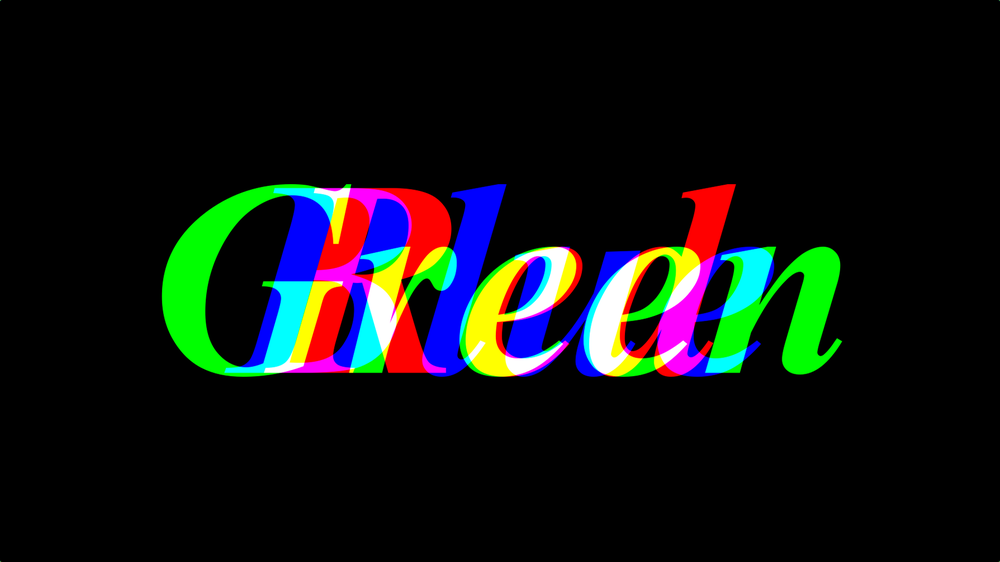
#> input picture test_images/RGB_words_FullHD.png, 1000 x 562 px, shrunk from 1920 x 1080 before the run
$ python main_rgb.py
#> lines starting #> are read from the running program, lines starting #| are printed output that depends on the picture
### python/fs_utils/fs_utils/fs_utils.py
import os

def make_dirs(*dirs):
    for d in dirs:
        os.makedirs(d, exist_ok=True)
        print(f"Checked/created directory: {d}")

### python/image_utils/image_utils/image_utils.py
from PIL import Image
import numpy as np

# [4 lines left out: function read_img_gray_float64, not called in this run]

def read_img_rgb_float64(path: str):
#> called with path = '../../test_images/RGB_words_FullHD.png'
    img = Image.open(path).convert("RGB")
#> img is the input picture: PIL image 1000x562 RGB; mean R, G, B 15.5, 19.4, 17.8
    out = np.array(img, dtype=np.float64) / 255.0  # RGB{Float64} 相当
    return out

# ----------------------------------------
# C の unsigned char キャストと完全同等
# ----------------------------------------
# [17 lines left out: functions save_gray_like_c, save_gray_standard, not called in this run]

# ----------------------------------------------------------
# C の unsigned char キャストと同じ挙動で RGB 保存
# ----------------------------------------------------------
def save_rgb_like_c(R=None, G=None, B=None, path="output.png"):
    # チャンネルリスト
    chans = [c for c in [R, G, B] if c is not None]
    if len(chans) == 0:
        raise ValueError("Specify at least one channel (R, G, B).")

    # サイズ決定（最初のチャンネルに合わせる）
    h, w = chans[0].shape

    # None のチャンネルは 0 埋め
    if R is None: R = np.zeros((h, w), dtype=float)
    if G is None: G = np.zeros((h, w), dtype=float)
    if B is None: B = np.zeros((h, w), dtype=float)

    # Julia: reinterpret.(N0f8, UInt8.(mod.(Int.(trunc(x*255)),256)))
    def to_u8(x):
        v = np.trunc(x * 255).astype(np.int64)   # trunc → Int
        v = np.mod(v, 256).astype(np.uint8)      # mod 256 → UInt8
        return v

    R8 = to_u8(R)
    G8 = to_u8(G)
    B8 = to_u8(B)

    # RGB 画像に結合
    rgb = np.stack([R8, G8, B8], axis=-1)

    Image.fromarray(rgb, mode="RGB").save(path)
    return path

# ----------------------------------------------------------
# Julia の標準的丸め + clamp（RGB）を完全再現
# ----------------------------------------------------------
# [28 lines left out: function save_rgb_standard, not called in this run]

# ------------------------------------------------------------
# FULL Julia-compatible separate_rgb
# ------------------------------------------------------------
def separate_rgb(
    in_path: str,
    out_path: str,
    color: str,
    order: str = "RGB",
    save_type: str = "gray",
    save_mode: str = "standard"
):
    # --------------------------
    # Assertions (same as Julia)
    # --------------------------
    assert color in ("R", "G", "B")
    assert save_type in ("gray", "rgb")
    assert save_mode in ("standard", "like_c")
    assert order in ("RGB", "BGR", "GBR", "GRB", "BRG", "RBG")

    # --------------------------------------------------------
    # Load input image → Float64 normalized RGB
    # --------------------------------------------------------
    img_rgb = read_img_rgb_float64(in_path)   # shape (H, W, 3)

    # Extract base channels in R,G,B order
    base_R = img_rgb[:, :, 0]
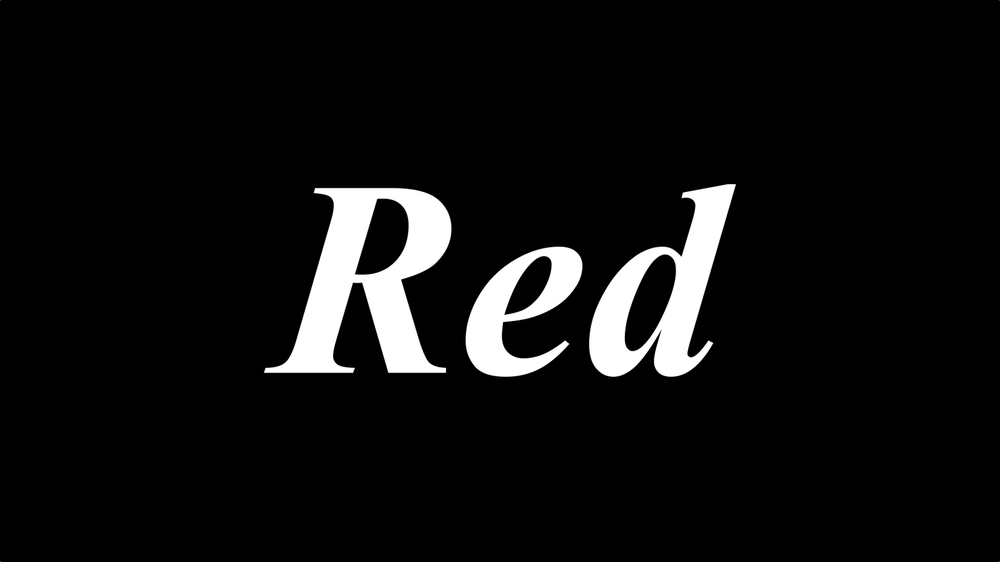
#> base_R: shape (562, 1000) float64; min 0, max 1, mean 0.0609
    base_G = img_rgb[:, :, 1]
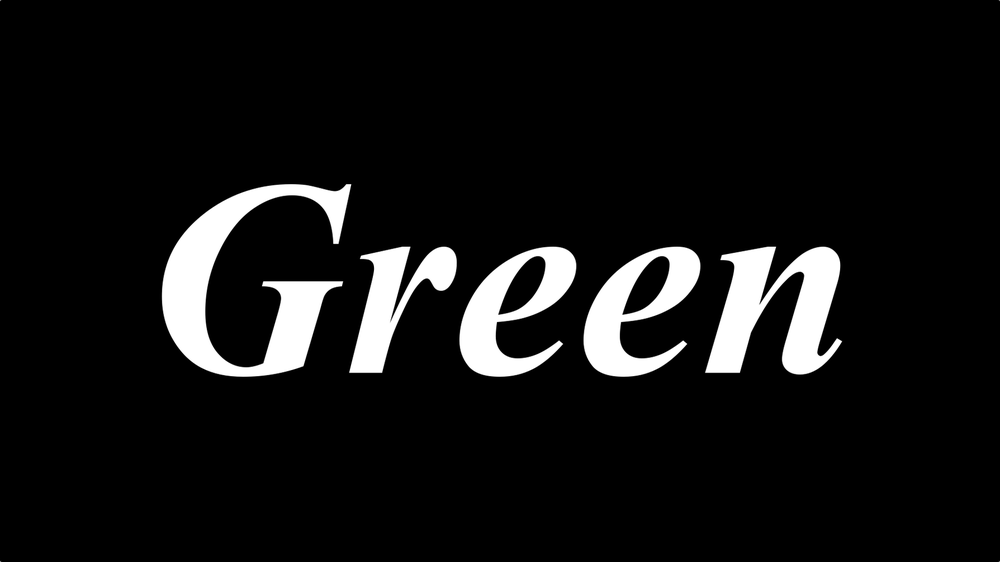
#> base_G: shape (562, 1000) float64; min 0, max 1, mean 0.0761
    base_B = img_rgb[:, :, 2]
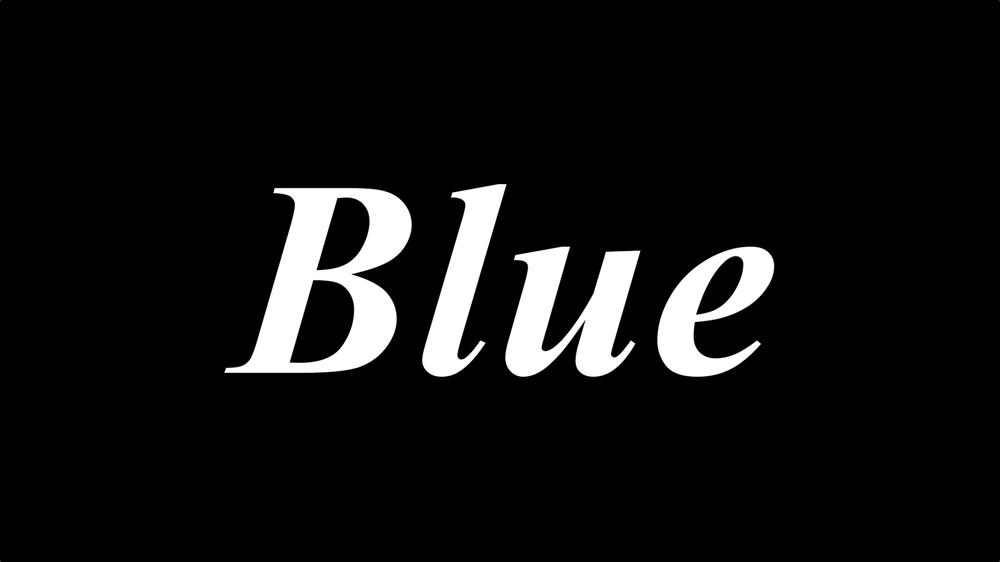
#> base_B: shape (562, 1000) float64; min 0, max 1, mean 0.0698

    # --------------------------------------------------------
    # Channel order mapping (Julia と完全同じ)
    # --------------------------------------------------------
    order_map = {
        "RGB": ["R", "G", "B"],
        "BGR": ["B", "G", "R"],
        "GBR": ["G", "B", "R"],
        "GRB": ["G", "R", "B"],
        "BRG": ["B", "R", "G"],
        "RBG": ["R", "B", "G"]
    }

    img_order = order_map[order]     # 例: :BGR → ["B","G","R"]

    # Base channels dictionary
    orig_channels = {
        "R": base_R,
        "G": base_G,
        "B": base_B
    }

    # Channels after applying the order
    ch1 = orig_channels[img_order[0]]
    ch2 = orig_channels[img_order[1]]
    ch3 = orig_channels[img_order[2]]

    # --------------------------------------------------------
    # Pick requested channel in correct order
    # --------------------------------------------------------
    idx = img_order.index(color)  # 0,1,2

    if idx == 0:
        ch = ch1
    elif idx == 1:
        ch = ch2
    else:
        ch = ch3

    # --------------------------------------------------------
    # Save grayscale
    # --------------------------------------------------------
    if save_type == "gray":
        if save_mode == "standard":
            save_gray_standard(ch, out_path)
        else:
            save_gray_like_c(ch, out_path)

    # --------------------------------------------------------
    # Save pseudo-RGB
    # --------------------------------------------------------
    if save_type == "rgb":
        h, w = base_R.shape
#> h = 562; w = 1000
        tmpR = np.zeros((h, w), dtype=float)
        tmpG = np.zeros((h, w), dtype=float)
        tmpB = np.zeros((h, w), dtype=float)

        if color == "R":
            tmpR = ch
        elif color == "G":
            tmpG = ch
        elif color == "B":
            tmpB = ch

        if save_mode == "standard":
            save_rgb_standard(R=tmpR, G=tmpG, B=tmpB, path=out_path)
        else:
            save_rgb_like_c(R=tmpR, G=tmpG, B=tmpB, path=out_path)
#> in save_rgb_like_c, `chans = [c for c in [R, G, B] if c is not None]`: chans = 3 items
#> in to_u8, `v = np.trunc(x * 255).astype(np.int64)`:
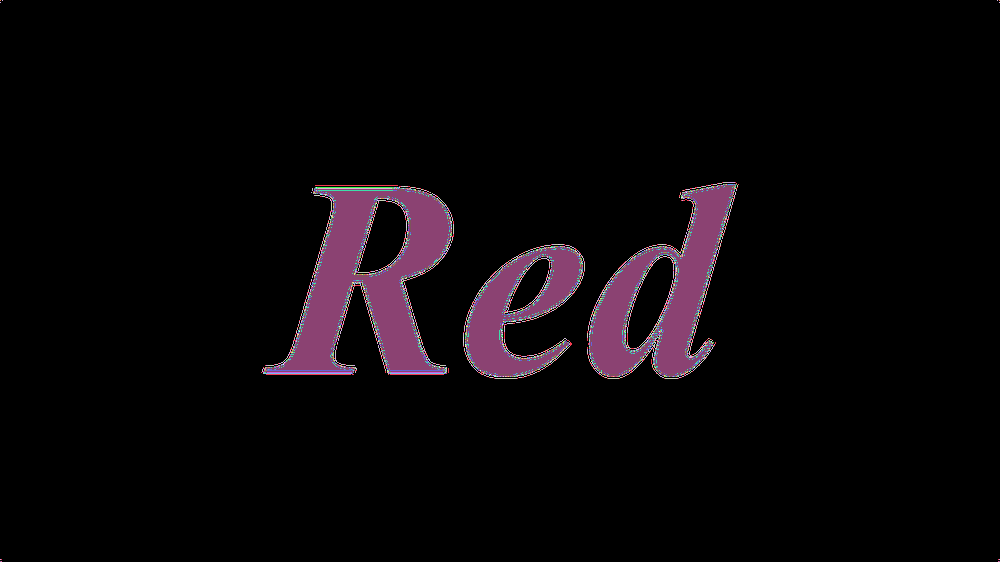
#> v: shape (562, 1000) int64; 256 distinct labels, from 0 to 255; one colour per label, 0 black
#> in to_u8 (call 2), `v = np.trunc(x * 255).astype(np.int64)`: v: shape (562, 1000) int64; every value is 0
#> in to_u8 (call 2), `v = np.mod(v, 256).astype(np.uint8)`: v: shape (562, 1000); every value is 0
#> in save_rgb_like_c, `rgb = np.stack([R8, G8, B8], axis=-1)`:
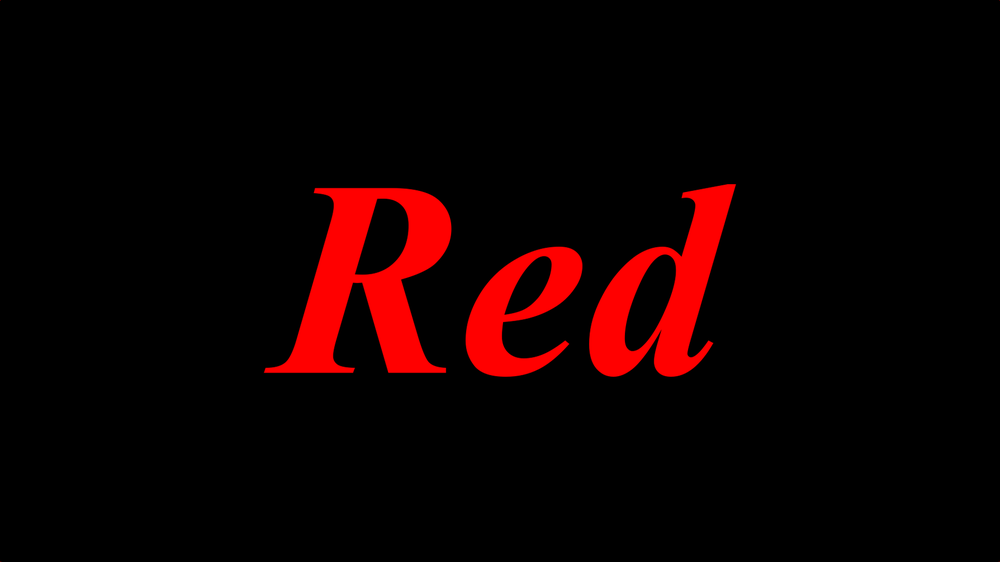
#> rgb: shape (562, 1000, 3); mean of channels 0, 1, 2 15.5, 0, 0; drawn as R, G, B

    print(f"✨ Done → order={order}, type={save_type}, mode={save_mode}, color={color} → {out_path}")

# [204 lines left out: functions raw_separate_bayer, separate_bayer, separate_bayer_downsample, not called in this run]

### python/example/main_rgb.py
import os
from fs_utils import make_dirs
from image_utils import separate_rgb

def main_rgb():

    # -------------------------------
    # Input image path
    # -------------------------------
    input_path = "../../test_images/RGB_words_FullHD.png"

    # -------------------------------
    # Output directory
    # -------------------------------
    output_dir = "../results/rgb_separated"
    make_dirs(output_dir)

    # -------------------------------
    # Settings
    # -------------------------------
    order     = "RGB"      # "RGB", "BGR", "GBR", "GRB", "BRG", "RBG"
    save_type = "rgb"      # "gray" or "rgb"
    save_mode = "like_c"   # "standard" or "like_c"

    # -------------------------------
    # Loop through channels
    # -------------------------------
    for color in ("R", "G", "B"):

        # Output file name
        outfile = os.path.join(
            output_dir,
            f"{color}_{order}_{save_type}_{save_mode}.png"
        )

        # Call the universal extractor
        separate_rgb(
            input_path,
            outfile,
            color,
            order=order,
            save_type=save_type,
            save_mode=save_mode
        )

        print(f"Saved → {outfile}")

    print("✨ All RGB channels processed!")


if __name__ == "__main__":
    main_rgb()
